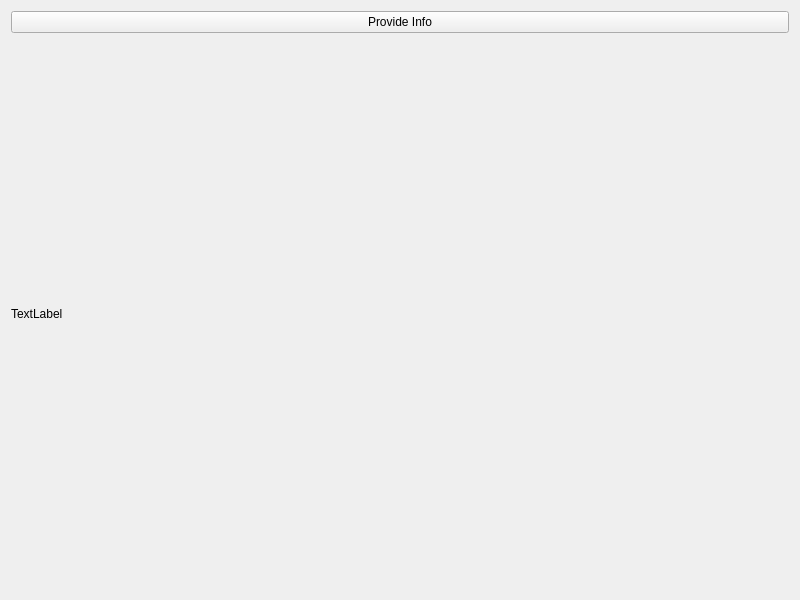
<?xml version="1.0" encoding="UTF-8"?>
<ui version="4.0">
 <class>Widget</class>
 <widget class="QWidget" name="Widget">
  <property name="geometry">
   <rect>
    <x>0</x>
    <y>0</y>
    <width>800</width>
    <height>600</height>
   </rect>
  </property>
  <property name="windowTitle">
   <string>Widget</string>
  </property>
  <layout class="QVBoxLayout" name="verticalLayout_2">
   <item>
    <layout class="QVBoxLayout" name="verticalLayout">
     <item>
      <widget class="QPushButton" name="provideInfoButton">
       <property name="text">
        <string>Provide Info</string>
       </property>
      </widget>
     </item>
     <item>
      <widget class="QLabel" name="myLabel">
       <property name="sizePolicy">
        <sizepolicy hsizetype="Expanding" vsizetype="Preferred">
         <horstretch>0</horstretch>
         <verstretch>0</verstretch>
        </sizepolicy>
       </property>
       <property name="text">
        <string>TextLabel</string>
       </property>
       <property name="wordWrap">
        <bool>true</bool>
       </property>
      </widget>
     </item>
    </layout>
   </item>
  </layout>
 </widget>
 <resources/>
 <connections/>
</ui>
